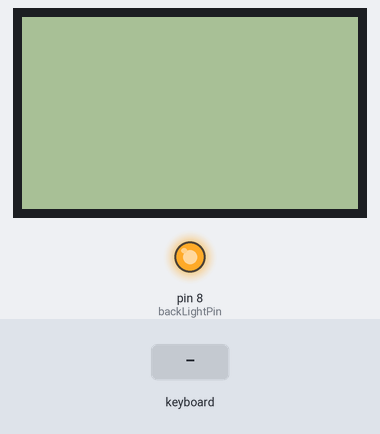
Simulated run of this sketch. Board: Arduino Uno, built with avr-gcc and run on an emulated ATmega328P. Shown: 84×48 one-colour display, output pins drawn as LEDs (lit = HIGH). Inputs (shaded band) come from the test bench. The display library's start-up logo is not drawn; what the sketch prints to the serial monitor is not drawn.

Above: at 1.2 s.
1.3 s: PS/2 keyboard text "1" received
At 2.5 s:
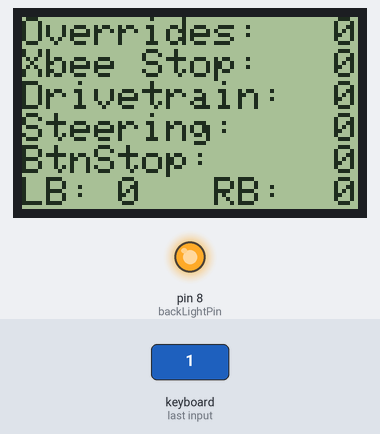
2.8 s: PS/2 keyboard text "6" received
At 3.3 s:
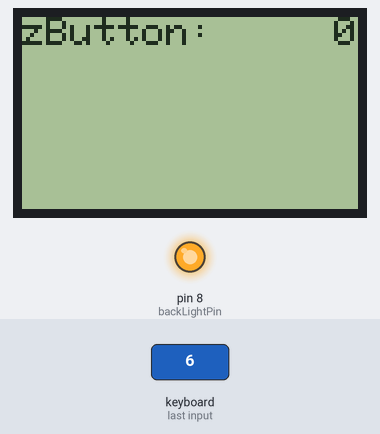
4.3 s: PS/2 keyboard text "2" received
At 4.8 s:
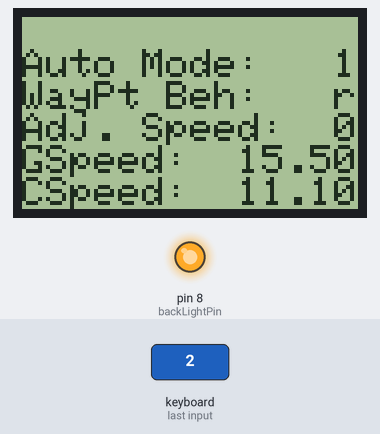
5.8 s: PS/2 keyboard text "3" received
At 7.0 s:
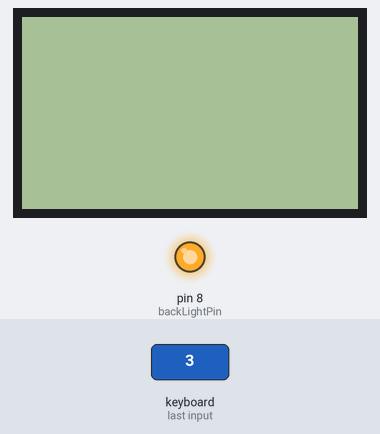
7.3 s: PS/2 keyboard text "`" received
At 8.6 s:
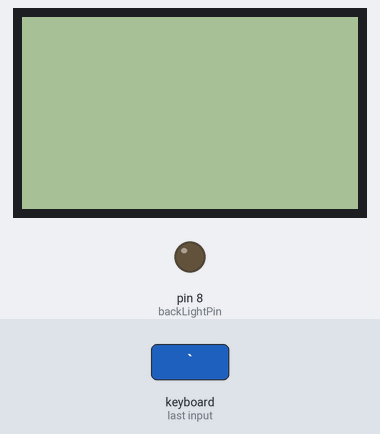
Timing chart, 0 to 9.8 s (numbered marks = the images above; inputs shaded):
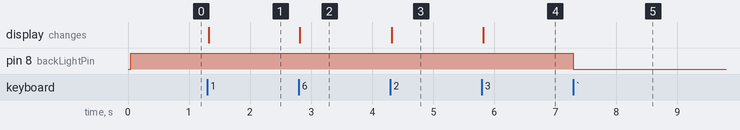

The sketch:

asdbREMOTE.ino
```cpp
#include <Adafruit_GFX.h>
#include <Adafruit_PCD8544.h>
#include <PS2Keyboard.h>
#include <SoftwareSerial.h>
//#include <TinyGPS.h>
//#include <Wire.h>
//#include "nunchuck_funcs.h"
#define PMTK_SET_NMEA_UPDATE_10HZ "$PMTK220,100*2F"
#define PMTK_SET_NMEA_OUTPUT_RMCONLY "$PMTK314,0,1,0,0,0,0,0,0,0,0,0,0,0,0,0,0,0,0,0*29"

const int DataPin = 9;
const int IRQpin =  2;
PS2Keyboard keyboard;

//TinyGPS gps;
SoftwareSerial mySerial(11, 10);


float initialLat = 0;
float initialLon = 0;

Adafruit_PCD8544 display = Adafruit_PCD8544(7, 6, 5, 3, 4);

char keyboardCharacter;
char keyboardCharacterLastState;
boolean backLight = true;
const int backLightPin = 8;

//void gpsdump(TinyGPS &gps);
//boolean feedgps();

//menu 1
boolean stopOverrides = 0;
boolean xbeeStop = 0;
boolean drivetrainEnabled = 0;
boolean steeringEnabled = 0;
boolean buttonStop = 0;
boolean leftBumper = 0;
boolean rightBumper= 0;

//menu 2
char waypointBehavior = 'r';
boolean adjustMySpeed = 0;
boolean automaticMode = 1;
float goalSpeed = 15.5;
float maxSpeed = 14.5;
float currentSpeed = 11.1;

//Menu3
float carLat = 12.3456;
float carLon = 12.3456;
float goalLat = 12.3456;
float goalLon = 12.3456;
float remoteLat = 12.3456;
float remoteLon = 12.3456;


//Menu 4
int escValue = 188;
int servoValue = 90;
int loopNumber = 10;
float driveBatteryVoltage = 7.20;
float rangefinderValue = 180.00;
float distanceToGoal = 20.00;

//Menu 5
boolean ubLights = 1;
boolean tailLights =1;
int music = 0;
float heading = 30.12;
float gyroYaw = 5.22;
boolean remoteGPSLock = 1;

//Menu 6
boolean zButton = 0;
boolean cButton = 0;
int joyx = 5;
int joyy = 5;
int accx = 5;
int accy = 5;

void setup()   {
  Serial.begin(57600);

  display.begin();
  pinMode(backLightPin, OUTPUT);

  Serial.println("Up.");
  // you can change the contrast around to adapt the display
  // for the best viewing!
  display.setContrast(45);

  display.display(); // show splashscreen
  display.clearDisplay();   // clears the screen and buffer
  keyboard.begin(DataPin, IRQpin);

  display.setTextSize(1);
  display.setTextColor(BLACK);

//  mySerial.begin(9600);
//  mySerial.println(PMTK_SET_NMEA_OUTPUT_RMCONLY);
//  mySerial.println(PMTK_SET_NMEA_UPDATE_10HZ);
}
void loop(){
  if (keyboard.available()) {
    keyboardCharacter = keyboard.read();
    keyboardCharacterLastState = keyboardCharacter;
  }else{
    keyboardCharacter = 0;
  }
 display.clearDisplay();
 if( keyboardCharacter == '1'){
  display.print(spaces("Overrides:", stopOverrides));
  display.print(spaces("Xbee Stop:", xbeeStop));
  display.print(spaces("Drivetrain:", drivetrainEnabled));
  display.print(spaces("Steering:", steeringEnabled));
  display.print(spaces("BtnStop:", buttonStop));
  display.print("LB: ");
  display.print(leftBumper);
  display.print("   RB:  ");
  display.print(rightBumper);
  display.display();

  }
 if( keyboardCharacter == '2'){
  display.print(spaces("Auto Mode:", automaticMode));
  display.print(spaces("WayPt Beh:", waypointBehavior));
  display.print(spaces("Adj. Speed:", adjustMySpeed));
  display.print(spaces("GSpeed:", goalSpeed, 2));
  display.print(spaces("CSpeed:", currentSpeed, 2));
  display.print(spaces("MSpeed:", maxSpeed, 2));
  display.println(maxSpeed);
  display.display();

  }
 if( keyboardCharacter == '3'){
  display.print(spaces("CLat:", carLat, 5));
  display.print(spaces("CLon:", carLon, 5));
  display.print(spaces("GLat:", goalLat, 5));
  display.print(spaces("GLon:", goalLon, 5));
  display.print(spaces("RLat:", remoteLat, 5));
  display.print(spaces("RLon:", remoteLon, 5));
  display.display();
  }

 if( keyboardCharacter == '4'){
  display.print(spaces("ESC:",escValue));
  display.print(spaces("Servo:", servoValue));
  display.print(spaces("Rfinder:",rangefinderValue, 2));
  display.print(spaces("D.Bat:", driveBatteryVoltage, 2));
  display.print(spaces("LoopNum:", loopNumber));
  display.print(spaces("GoalDis:", distanceToGoal, 2));
  display.display();
  }
   if( keyboardCharacter == '5'){
  display.print(spaces("Ub Lights:",ubLights));
  display.print(spaces("Tail Lights:", tailLights));
  display.print(spaces("Music:",music));
  display.print(spaces("Heading:", heading, 2));
  display.print(spaces("Yaw", gyroYaw, 2));
  display.print(spaces("R GPS Lock:", remoteGPSLock));
  display.display();
  }
  if( keyboardCharacter == '6'){
  display.setCursor(0,0);
  display.print(spaces("zButton:",zButton));
//  display.print(spaces("cButton:",cButton));
//  display.print(spaces("JoyX:",joyx));
//  display.print(spaces("JoyY:",joyy));
//  display.print(spaces("AccX:",accx));
//  display.print(spaces("AccY:",accy));
  display.display();
  }
  /*
  nunchuck_get_data();

   joyy = nunchuck_joyy();
   joyx = nunchuck_joyx();
   accx  = nunchuck_accelx(); // ranges from approx 70 - 182
   accy  = nunchuck_accely(); // ranges from approx 65 - 173
   zButton = nunchuck_zbutton();
   cButton = nunchuck_cbutton(); */

    if(keyboardCharacter == '`'){
     backLight = !backLight;
    }

  digitalWrite(backLightPin, backLight);

  boolean newdata = false;
  unsigned long start = millis();
  // Every 5 seconds we print an update
/*  while (millis() - start < 100)
  {
    if (feedgps())
      newdata = true;
  }

  if (newdata)
  {
   // gpsdump(gps);
  }
  */
}

String spaces(String label, int value){
  String valueString = String(value);
  int numberOfSpaces = 14-label.length()-valueString.length();
  String spacesString = "";
  for(int i = 0; i < numberOfSpaces; i++){
    spacesString += " ";
  }
  return label + spacesString + valueString;
}

String spaces(String label, char value){
  String valueString = String(value);
  int numberOfSpaces = 14-label.length()-valueString.length();
  String spacesString = "";
  for(int i = 0; i < numberOfSpaces; i++){
    spacesString += " ";
  }
  return label + spacesString + valueString;
}

String spaces(String label, float value, int digits){
  String valueString = floatToString(value, digits);
  int numberOfSpaces = 14-label.length()-valueString.length();
  String spacesString = "";
  for(int i = 0; i < numberOfSpaces; i++){
    spacesString += " ";
 }
  return label + spacesString + valueString;
}

String floatToString(float number, int digits){
  String result = "";
  if (number < 0.0){
    result += '-';
    number = -number;
  }
  float rounding = 0.5;
  for (uint8_t i=0; i<digits; ++i){
    rounding /= 10.0;
  }
  number += rounding;
  unsigned long int_part = (unsigned long)number;
  float remainder = number - (float)int_part;
  result += String(int_part);
  if (digits > 0){
    result += '.';
  }
  while (digits-- > 0){
    remainder *= 10.0;
    int toPrint = int(remainder);
    result += toPrint;
    remainder -= toPrint;
  }
  return result;
}

/*void gpsdump(TinyGPS &gps)
{
  long lat, lon;
  float flat, flon;
  unsigned long age, date, time, chars, speed, course;
  float cardinalheading;
  //unsigned long age, time, date, speed, course;
  int year;
  byte month, day, hour, minute, second, hundredths;
  unsigned short sentences, failed;
  unsigned long heading;
  double speedmph;
  feedgps(); // If we don't feed the gps during this long routine, we may drop characters and get checksum errors

  gps.f_get_position(&flat, &flon, &age);
  remoteLat = flat;
  remoteLon = flon;
  //float goal[] = {39.26450, -94.39680}; //end of the driveway at the gate
  //heading = gps.course();
 // heading = (heading/100);
 // cardinalheading = gps.course_to(myLat, myLon, goal[0], goal[1]);
  speed = gps.speed();
  speedmph = ((double) speed)* 0.011;

  if(initialLat==0){
    initialLat = flat;
  }
  if(initialLon==0){
    initialLon = flon;
  }

   feedgps();
}

 boolean feedgps()
{
  while (mySerial.available())
  {
    if (gps.encode(mySerial.read()))
      return true;
  }
  return false;
}*/
```

Measured:
- after the input at 1.3 s, the display: changes at once (image 1)
- after the input at 2.8 s, the display: changes at once (image 2)
- after the input at 4.3 s, the display: changes at once (image 3)
- after the input at 5.8 s, the display: changes at once (image 4)
- after the input at 7.3 s, pin 8 (backLightPin): HIGH → LOW at once
